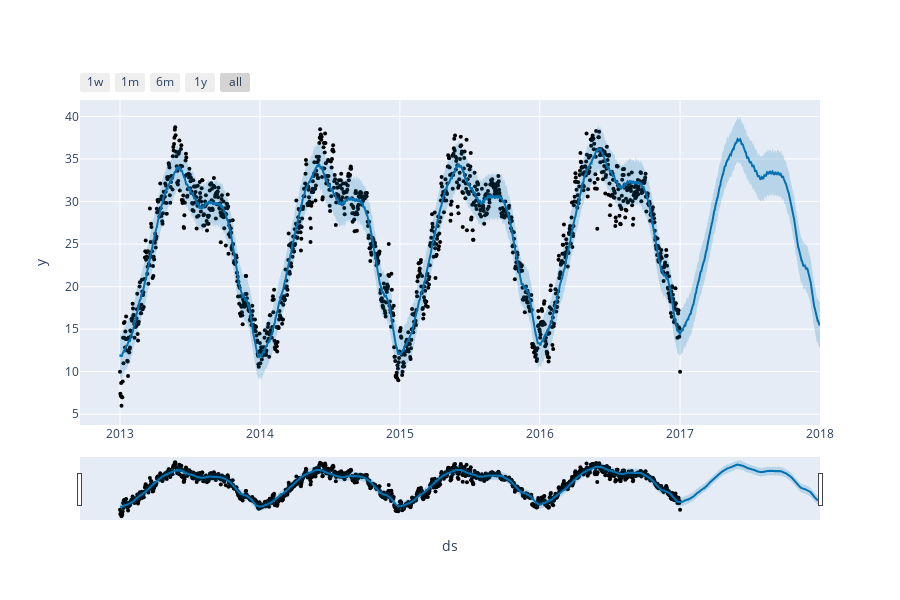

Notebook source saved alongside this figure:
### Code cell
from prophet import Prophet
from prophet.plot import plot_plotly, plot_components_plotly

model = Prophet()
model.fit(forecast_data)
forecasts = model.make_future_dataframe(periods=365)
predictions = model.predict(forecasts)
plot_plotly(model, predictions)

### Figure 1 — Plotly figure (JSON) as saved in the notebook; plotly's stock layout.template omitted (floating-point values rounded to 4 significant figures; data arrays with more than 128 entries replaced by an {"elided": "..."} marker saying what was removed)
{"data": [{"marker": {"color": "black", "size": 4}, "mode": "markers", "name": "Actual", "type": "scatter", "x": {"elided": "1462 str values"}, "y": {"elided": "1462 float values"}}, {"hoverinfo": "skip", "line": {"width": 0}, "mode": "lines", "type": "scatter", "x": {"elided": "1827 str values"}, "y": {"elided": "1827 float values"}}, {"fill": "tonexty", "fillcolor": "rgba(0, 114, 178, 0.2)", "line": {"color": "#0072B2", "width": 2}, "mode": "lines", "name": "Predicted", "type": "scatter", "x": {"elided": "1827 str values"}, "y": {"elided": "1827 float values"}}, {"fill": "tonexty", "fillcolor": "rgba(0, 114, 178, 0.2)", "hoverinfo": "skip", "line": {"width": 0}, "mode": "lines", "type": "scatter", "x": {"elided": "1827 str values"}, "y": {"elided": "1827 float values"}}], "layout": {"height": 600, "showlegend": false, "width": 900, "xaxis": {"rangeselector": {"buttons": [{"count": 7, "label": "1w", "step": "day", "stepmode": "backward"}, {"count": 1, "label": "1m", "step": "month", "stepmode": "backward"}, {"count": 6, "label": "6m", "step": "month", "stepmode": "backward"}, {"count": 1, "label": "1y", "step": "year", "stepmode": "backward"}, {"step": "all"}]}, "rangeslider": {"visible": true}, "title": {"text": "ds"}, "type": "date"}, "yaxis": {"title": {"text": "y"}}}}
